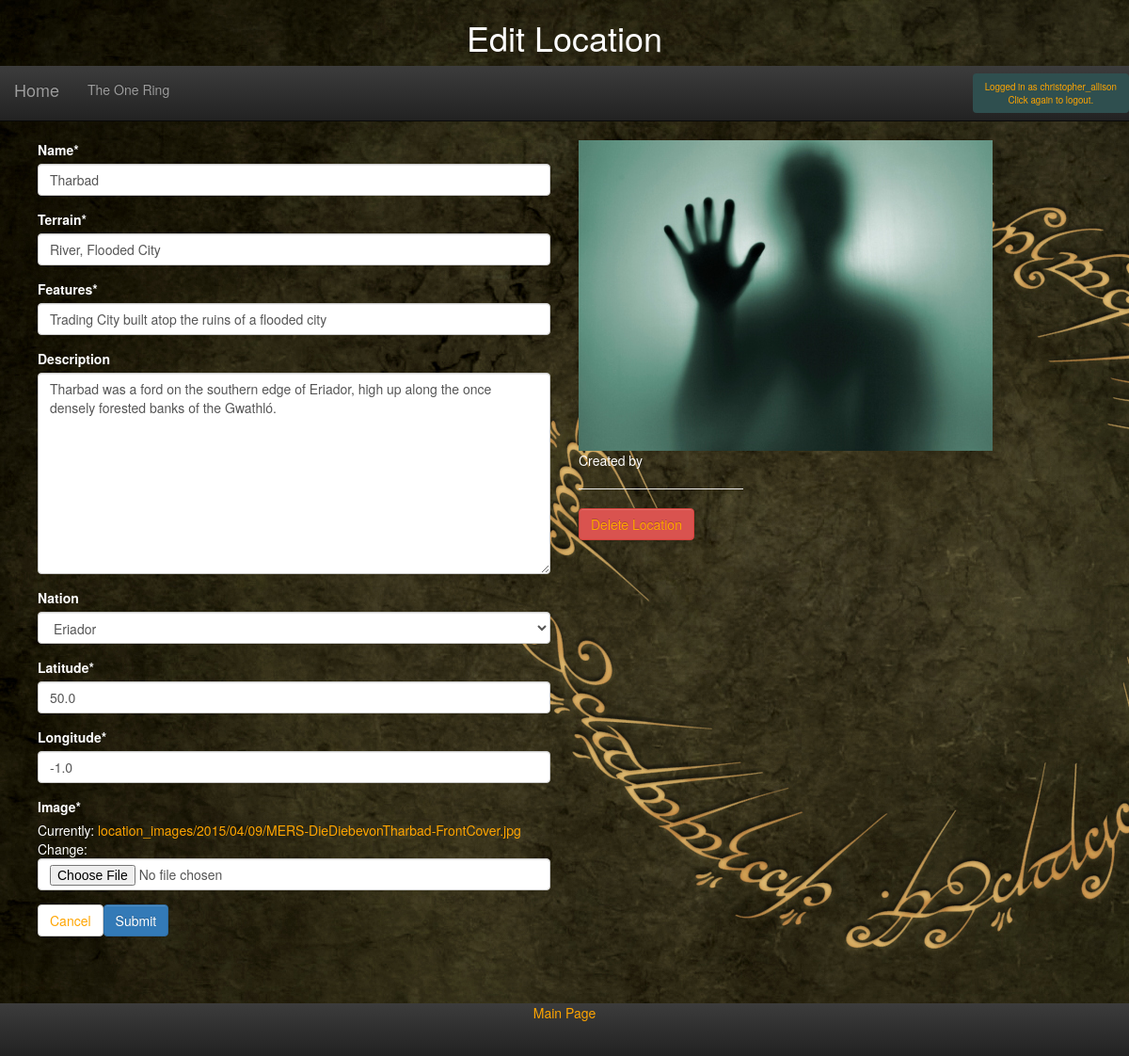
/personas/edit_location/3/ (signed in), run on the app's committed database.
### personas/models.py (models this page shows, shortened)
class Story(models.Model):
    SUPERS = 'Supers'
    FANTASY = 'Fantasy'
    HORROR = 'Horror'
    HISTORICAL = 'Historical'
    SCI_FI = 'Science-Fiction'
    WESTERN = 'Western'
    DRAMA = 'Drama'
    COMEDY = 'Comedy'
    CRIME = 'Crime'
    FABLE = 'Fable'
    MYSTERY = 'Mystery'
    GENRE_CHOICES = (
        (SUPERS, 'Supers'),
        (FANTASY, 'Fantasy'),
        (HORROR, 'Horror'),
        (HISTORICAL, 'Historical'),
        (SCI_FI, "Science Fiction"),
        (WESTERN, 'Western'),
        (DRAMA, 'Drama'),
        (COMEDY, 'Comedy'),
        (CRIME, 'Crime'),
        (FABLE, 'Fable'),
        (MYSTERY, 'Mystery'),
    )
    LIGHT = "Light"
    DARK = "Dark"
    THEME_CHOICES = (
        (LIGHT, 'Light'),
        (DARK, 'Dark'))
    title = models.CharField(max_length=128)
    author = models.ForeignKey(User)
    publication_date = models.DateField()
    description = models.TextField(blank=True)
    genre = models.CharField(max_length=128, choices=GENRE_CHOICES, default='Fantasy')
    image = models.ImageField(upload_to='story_images/%Y/%m/%d', default='story_images/nobody.jpg')
    background = models.ImageField(upload_to='story_backgrounds/%Y/%m/%d', default='story_backgrounds/nothing.jpg')
    colour_theme = models.CharField(max_length=12, choices=THEME_CHOICES, default='Dark')
    skill_type_name_1 = models.CharField(max_length=24, default="General", blank=True)
    skill_type_name_2 = models.CharField(max_length=24, default="Investigative", blank=True)
    skill_type_name_3 = models.CharField(max_length=24, default="Combat", blank=True)
    skill_type_name_4 = models.CharField(max_length=24, default="Knowledge", blank=True)
    statistic_type_name_1 = models.CharField(max_length=24, default="Physical", blank=True)
    statistic_type_name_2 = models.CharField(max_length=24, default="Mental", blank=True)
    statistic_type_name_3 = models.CharField(max_length=24, default="Social", blank=True)
    statistic_type_name_4 = models.CharField(max_length=24, default="Magic", blank=True)
    slug = models.SlugField(unique=True)

class Location(models.Model):
    name = models.CharField(max_length=128)
    creator = models.ForeignKey(User, unique=False)
    image = models.ImageField(upload_to='location_images/%Y/%m/%d', default='location_images/nowhere.jpg')
    terrain = models.CharField(max_length=128)
    features = models.CharField(max_length=500)
    description = models.TextField(blank=True)
    nation = models.ForeignKey(Nation, blank=True)
    latitude = models.FloatField(default=50.0)
    longitude = models.FloatField(default=-1.0)
    story = models.ForeignKey('Story', default=1)
    slug = models.SlugField(unique=True)

class Nation(models.Model):
    name = models.CharField(max_length=128)
    description = models.TextField(blank=True)
    might = models.PositiveSmallIntegerField(default=0)
    intrigue = models.PositiveSmallIntegerField(default=0)
    magic = models.PositiveSmallIntegerField(default=0)
    wealth = models.PositiveSmallIntegerField(default=0)
    influence = models.PositiveSmallIntegerField(default=0)
    defense = models.PositiveSmallIntegerField(default=0)
    image = models.ImageField(upload_to='nation_images/%Y/%m/%d', default='nation_images/nothing.jpg')
    story = models.ForeignKey('Story')
    slug = models.SlugField(unique=True)
    def __str__(self):
        return self.name

### personas/views.py (the view)
# urls.py: url(r'^edit_location/(?P<pk>\d+)/$', views.edit_location, name='edit_location'),
@login_required
def edit_location(request, pk, template_name='personas/edit_location.html'):
    location = Location.objects.get(pk=pk)
    story = location.story
    user = request.user
    form = LocationForm(request.POST or None, request.FILES or None, instance=location)
    if form.is_valid():
        form.save()
        return HttpResponseRedirect('/personas/location/{}'.format(location.slug))
    return render(request, template_name, {'form': form, 'object':location, 'story':story})

### personas/forms.py
class LocationForm(forms.ModelForm):
    class Meta:
        model = Location
        fields = ["name", "terrain", "features", "description",
        "nation", "latitude", "longitude", "image"]
    def __init__(self, *args, **kwargs):
        try:
            self.story = kwargs.pop('story')
        except KeyError:
            self.story = None
        super(LocationForm, self).__init__(*args, **kwargs)
        if self.story:
            self.fields['nation'].queryset = Nation.objects.filter(
                story=self.story)
        self.helper = FormHelper(self)
        self.helper.layout.append(
            FormActions(
                HTML("""<a role="button" class="btn btn-default"
                        href="#">Cancel</a>"""),
                Submit('save', 'Submit'),))

### templates/personas/edit_location.html (shortened to what this page needs)
{% extends "personas/base.html" %}
{% load staticfiles %}
{% load crispy_forms_tags %}
{% load thumbnail %}
{% block title %}
    <header>
        <h1>Edit Location {{ location.name }}</h1>
    </header>
{% endblock %}
{% block column1 %}
<div class="col-md-6 col-sm-6 col-lg-6" id="col1">
    {% crispy form %}
</div>
{% endblock %}
{% block column2 %}
<div class="col-md-2 col-sm-2 col-lg-2">
        <div class="img-responsive">
            {% thumbnail location.image "175" crop="center" as im %}
            <img src="{{ im.url }}" width="{{ im.width }}" height="{{ im.height }}">{% empty %}
            <img src="{% static '/images/shadow_figure.jpg' %}" alt="">
        {% endthumbnail %}
        <p>
            Created by {{ location.creator }}
        </p>
        <hr>
 <a href="{% url 'delete_location' pk=object.pk %}" class="btn btn-danger">Delete Location</a>
</div>
{% endblock %}

### templates/personas/base.html (shortened to what this page needs)
<!DOCTYPE html>
{% load staticfiles %}
{% load crispy_forms_tags %}
{% load leaflet_tags %}
{% load thumbnail %}
{% block head %}
    {% if story.colour_theme == 'Light' %}
        <link rel="stylesheet" type="text/css" href="{% static 'personas/css/bootstrap-theme-light.css' %}" />
    {% else %}
        <link rel="stylesheet" type="text/css" href="{% static 'personas/css/bootstrap-theme-dark.css' %}" />
    {% endif %}
    <html>
        <head>
            <link href="{% static 'personas/css/bootstrap.min.css' %}" rel="stylesheet">
        </head>
    {% endblock %}
    {% if story %}
        <body background='{{ story.background.url }}'>
        {% else %}
            <body style="background:black">
            {% endif %}
            <div class="wrapper">
                {% block title %}{% endblock %}
                {% block navbar %}
                    <div class="main_navbar">
                        <nav class="navbar navbar-inverse navbar-static-top" role="navigation">
                            <div class="navbar-header">
                                <a class="navbar-brand" href="/personas/">Home</a>
                            </div>
                            <div class="collapse navbar-collapse" id="MyNavBar">
                                <ul class="nav navbar-nav">
                                    <li class="dropdown">
                                        {% if story %}
                                            <a href="#" class="dropdown-toggle" data-toggle="dropdown">{{ story.title }}</a>
                                        {% else %}
                                            <a href="/personas/" class="dropdown-toggle" data-toggle="dropdown">Choose a Story</a>
                                        {% endif %}
                                </ul>
                                <form class="navbar-form navbar-right" role="search">
                                    {% if user.is_authenticated %}
                                        <a class="btn btn-inverse" style="font-size:70%; background-color:darkslategray" href="/personas/logout" role="button">Logged in as {{ user.username }}<br>  Click again to logout.</a>
                                    {% else %}
                                        <a class="btn btn-inverse" href="/personas/register" role="button">Register</a>
                                        <a class="btn btn-inverse" href="/personas/login" role="button">Log In</a>
                                    {% endif %}
                                </form>
                            </div>
                        </nav>
                    </div>
                {% endblock %}
                {% block content %}
                    <div class="row">
                        {% block column1 %}
                        {% endblock %}
                        {% block column2 %}
                        {% endblock %}
                    </div>
                {% endblock content %}
                <div class="push"></div>
            </div>
            {% block footer %}
                <div class="footer">
                    <a href="/personas/">Main Page</a>
                </div>
            {% endblock %}
        </body>
    </html>

### data on the page
Story: title "The One Ring"
Location: name "Tharbad", terrain "River, Flooded City", features "Trading City built atop the ruins of a flooded city", description "Tharbad was a ford on the southern edge of Eriador, high up along the once densely forested banks of the Gwathló.", nation "Eriador", latitude "50.0", longitude "-1.0"

### other printed values
{{ user.username }} "christopher_allison"
